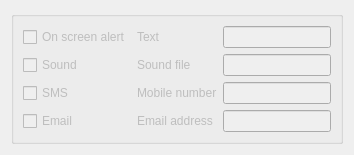
              <widget class="QWidget" name="tab_8">
               <attribute name="title">
                <string>Alerts</string>
               </attribute>
               <layout class="QHBoxLayout" name="horizontalLayout_24">
                <item>
                 <layout class="QGridLayout" name="gridLayout_16">
                  <item row="0" column="0">
                   <widget class="QGroupBox" name="groupBox_18">
                    <property name="title">
                     <string/>
                    </property>
                    <layout class="QHBoxLayout" name="horizontalLayout_25">
                     <item>
                      <layout class="QGridLayout" name="gridLayout_17">
                       <item row="2" column="0">
                        <widget class="QCheckBox" name="alerts_bool_sms">
                         <property name="enabled">
                          <bool>false</bool>
                         </property>
                         <property name="text">
                          <string>SMS</string>
                         </property>
                        </widget>
                       </item>
                       <item row="0" column="1">
                        <widget class="QLabel" name="label_26">
                         <property name="enabled">
                          <bool>false</bool>
                         </property>
                         <property name="text">
                          <string>Text</string>
                         </property>
                        </widget>
                       </item>
                       <item row="0" column="0">
                        <widget class="QCheckBox" name="alerts_bool_on_screen">
                         <property name="enabled">
                          <bool>false</bool>
                         </property>
                         <property name="text">
                          <string>On screen alert</string>
                         </property>
                        </widget>
                       </item>
                       <item row="0" column="2">
                        <widget class="QLineEdit" name="alerts_text_on_screen">
                         <property name="enabled">
                          <bool>false</bool>
                         </property>
                         <property name="text">
                          <string/>
                         </property>
                        </widget>
                       </item>
                       <item row="3" column="1">
                        <widget class="QLabel" name="label_29">
                         <property name="enabled">
                          <bool>false</bool>
                         </property>
                         <property name="text">
                          <string>Email address</string>
                         </property>
                        </widget>
                       </item>
                       <item row="1" column="2">
                        <widget class="QLineEdit" name="alerts_path_sound">
                         <property name="enabled">
                          <bool>false</bool>
                         </property>
                        </widget>
                       </item>
                       <item row="1" column="1">
                        <widget class="QLabel" name="label_27">
                         <property name="enabled">
                          <bool>false</bool>
                         </property>
                         <property name="text">
                          <string>Sound file</string>
                         </property>
                        </widget>
                       </item>
                       <item row="1" column="0">
                        <widget class="QCheckBox" name="alerts_bool_sound">
                         <property name="enabled">
                          <bool>false</bool>
                         </property>
                         <property name="text">
                          <string>Sound</string>
                         </property>
                        </widget>
                       </item>
                       <item row="3" column="0">
                        <widget class="QCheckBox" name="alerts_bool_email">
                         <property name="enabled">
                          <bool>false</bool>
                         </property>
                         <property name="text">
                          <string>Email</string>
                         </property>
                        </widget>
                       </item>
                       <item row="2" column="1">
                        <widget class="QLabel" name="label_28">
                         <property name="enabled">
                          <bool>false</bool>
                         </property>
                         <property name="text">
                          <string>Mobile number</string>
                         </property>
                        </widget>
                       </item>
                       <item row="2" column="2">
                        <widget class="QLineEdit" name="alerts_sms_number">
                         <property name="enabled">
                          <bool>false</bool>
                         </property>
                        </widget>
                       </item>
                       <item row="3" column="2">
                        <widget class="QLineEdit" name="alerts_email_address">
                         <property name="enabled">
                          <bool>false</bool>
                         </property>
                        </widget>
                       </item>
                      </layout>
                     </item>
                    </layout>
                   </widget>
                  </item>
                 </layout>
                </item>
               </layout>
              </widget>
